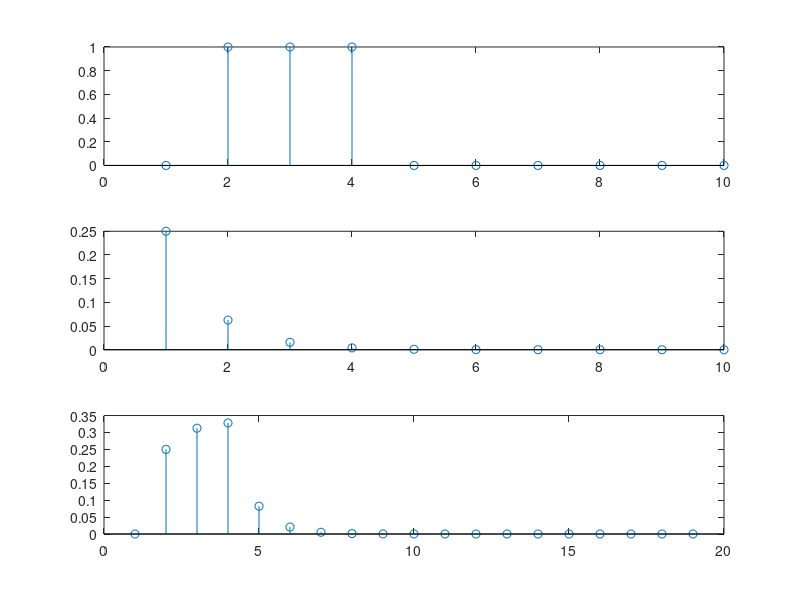

Recreate this plot in MATLAB.
%Lab2p2q2
clear
clc
clf

n=1:10;
x(n)=0;
x(2:4)=1;
format long
for i=1:10
    h(i)=0.25^n(i);
end

c=conv(h,x)
length MAX([LENGTH(A)+LENGTH(B)-1,LENGTH(A),LENGTH(B)]);
subplot(3,1,1)
stem(x)
subplot(3,1,2)
stem(h)
subplot(3,1,3)
stem(c)
